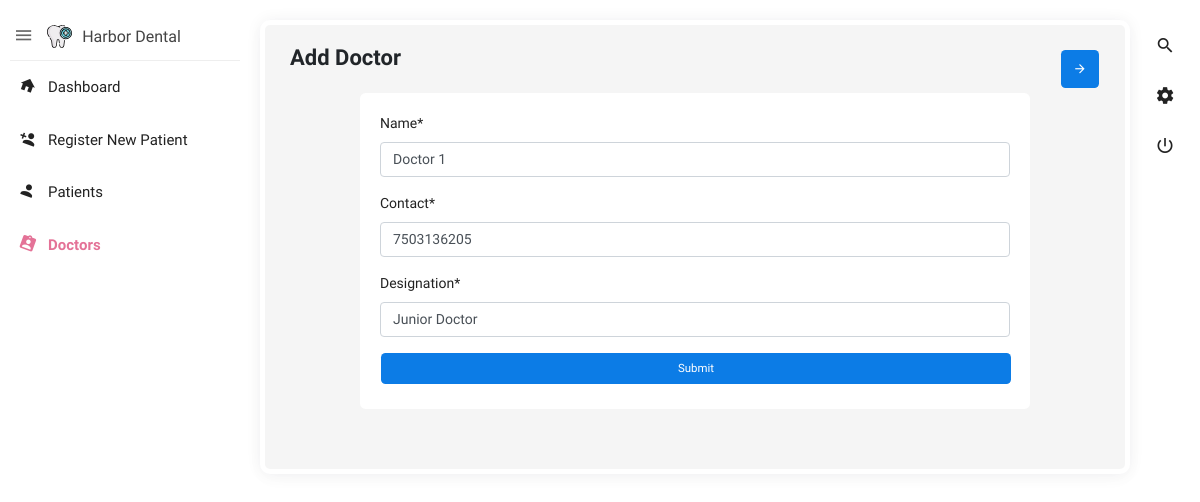
The page /doctor/7/update/ (signed in) on the database its author committed.
### patient_registration/models.py (models this page shows, shortened)
class Doctor(models.Model):
    name = models.CharField(max_length=50)
    contact = models.CharField(max_length=15)
    designation = models.CharField(max_length=20)

### patient_registration/views.py (the view)
# urls.py: path('doctor/<int:pk>/update/', DoctorUpdateView.as_view(), name='patient-registration-update-doctor'),
class DoctorUpdateView(LoginRequiredMixin, UpdateView):
    model = Doctor
    fields = ['name', 'contact', 'designation']
    def get_context_data(self, **kwargs):
        context = super(DoctorUpdateView, self).get_context_data(**kwargs)
        context['title'] = 'Doctor'
        return context

### patient_registration/templates/patient_registration/doctor_form.html (shortened to what this page needs)
{% extends "patient_registration/base.html" %}
{% load crispy_forms_tags %}
{% block content %}
    <div class="block-header">
        <div class="row">
            <div class="col-lg-7 col-md-6 col-sm-12">
                <h2>Add Doctor</h2>
            </div>
            <div class="col-lg-5 col-md-6 col-sm-12">
                <button class="btn btn-primary btn-icon float-right right_icon_toggle_btn" type="button"><i
                        class="zmdi zmdi-arrow-right"></i></button>
            </div>
        </div>
        <div class="row">
            <div class="col-md-1"></div>
            <form class="card auth_form col-md-10" method="POST">
                <div class="body">
                    {{ form|crispy }}
                    <button class="btn btn-primary btn-block" type="submit">Submit
                    </button>
                </div>
            </form>
        </div>
    </div>
{% endblock content %}

### rows shown on the page
Doctor: name "Doctor 1", contact "7503136205", designation "Junior Doctor"
